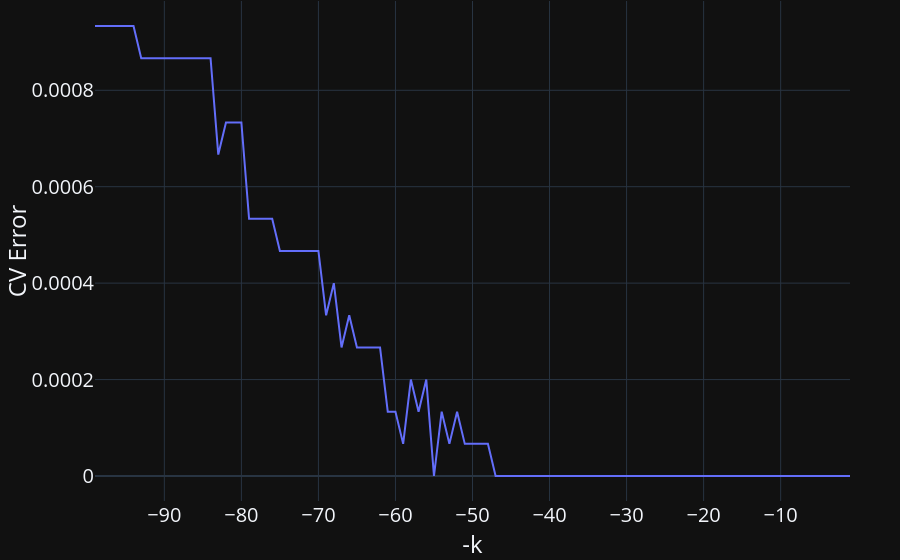

Source (notebook cell):
### Code cell
fig = px.line(gridsearch_output, x = "-k", y = "CV Error")
standardize_figure(fig)
fig.show()

### Figure 1 — Plotly figure (JSON) as saved in the notebook; plotly's stock layout.template omitted (floating-point values rounded to 4 significant figures)
{"data": [{"hovertemplate": "-k=%{x}<br>CV Error=%{y}<extra></extra>", "legendgroup": "", "line": {"color": "#636efa", "dash": "solid"}, "marker": {"symbol": "circle"}, "mode": "lines", "name": "", "orientation": "v", "showlegend": false, "x": [-1, -2, -3, -4, -5, -6, -7, -8, -9, -10, -11, -12, -13, -14, -15, -16, -17, -18, -19, -20, -21, -22, -23, -24, -25, -26, -27, -28, -29, -30, -31, -32, -33, -34, -35, -36, -37, -38, -39, -40, -41, -42, -43, -44, -45, -46, -47, -48, -49, -50, -51, -52, -53, -54, -55, -56, -57, -58, -59, -60, -61, -62, -63, -64, -65, -66, -67, -68, -69, -70, -71, -72, -73, -74, -75, -76, -77, -78, -79, -80, -81, -82, -83, -84, -85, -86, -87, -88, -89, -90, -91, -92, -93, -94, -95, -96, -97, -98, -99], "xaxis": "x", "y": [0.0, 0.0, 0.0, 0.0, 0.0, 0.0, 0.0, 0.0, 0.0, 0.0, 0.0, 0.0, 0.0, 0.0, 0.0, 0.0, 0.0, 0.0, 0.0, 0.0, 0.0, 0.0, 0.0, 0.0, 0.0, 0.0, 0.0, 0.0, 0.0, 0.0, 0.0, 0.0, 0.0, 0.0, 0.0, 0.0, 0.0, 0.0, 0.0, 0.0, 0.0, 0.0, 0.0, 0.0, 0.0, 0.0, 0.0, 6.667e-05, 6.667e-05, 6.667e-05, 6.667e-05, 0.0001333, 6.667e-05, 0.0001333, 0.0, 0.0002, 0.0001333, 0.0002, 6.667e-05, 0.0001333, 0.0001333, 0.0002667, 0.0002667, 0.0002667, 0.0002667, 0.0003333, 0.0002667, 0.0004, 0.0003333, 0.0004667, 0.0004667, 0.0004667, 0.0004667, 0.0004667, 0.0004667, 0.0005333, 0.0005333, 0.0005333, 0.0005333, 0.0007333, 0.0007333, 0.0007333, 0.0006667, 0.0008667, 0.0008667, 0.0008667, 0.0008667, 0.0008667, 0.0008667, 0.0008667, 0.0008667, 0.0008667, 0.0008667, 0.0009333, 0.0009333, 0.0009333, 0.0009333, 0.0009333, 0.0009333], "yaxis": "y", "type": "scatter"}], "layout": {"xaxis": {"anchor": "y", "domain": [0.0, 1.0], "title": {"text": "-k"}}, "yaxis": {"anchor": "x", "domain": [0.0, 1.0], "title": {"text": "CV Error"}}, "legend": {"tracegroupgap": 0}, "margin": {"t": 1, "l": 50, "r": 50, "b": 0}, "font": {"size": 20}}}
